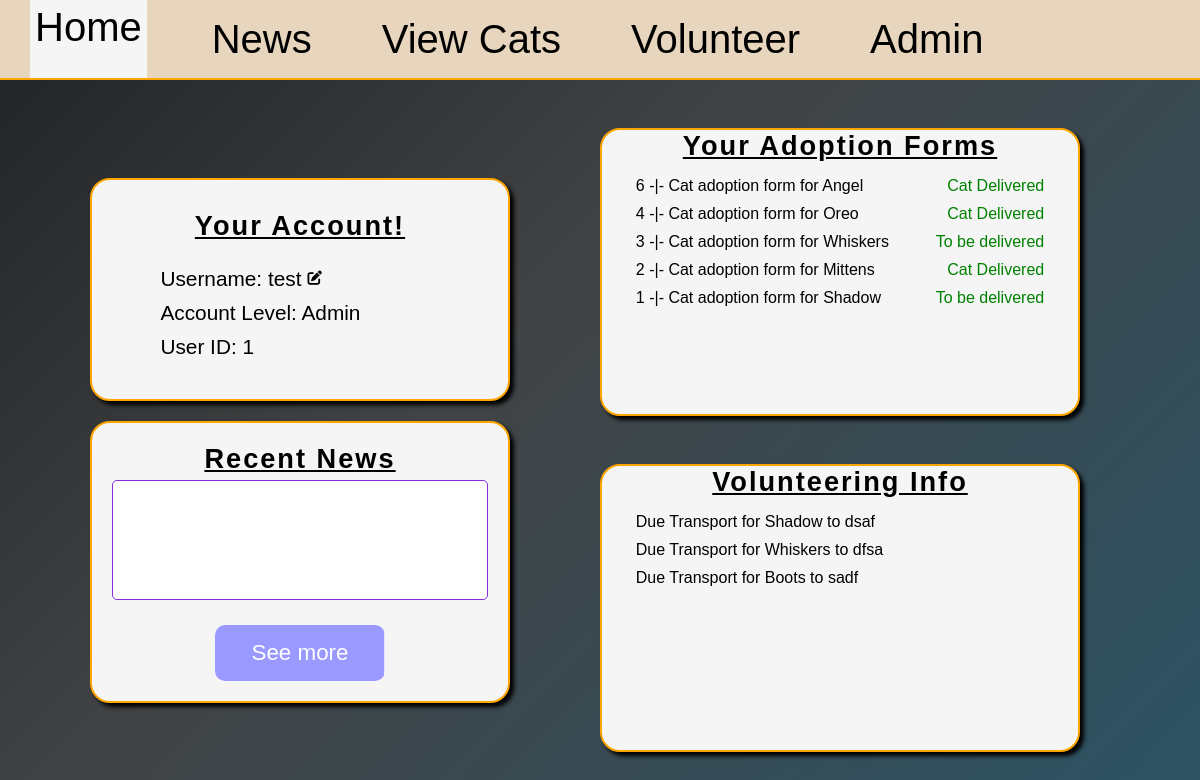
Page /home/1 on the earlier database version.
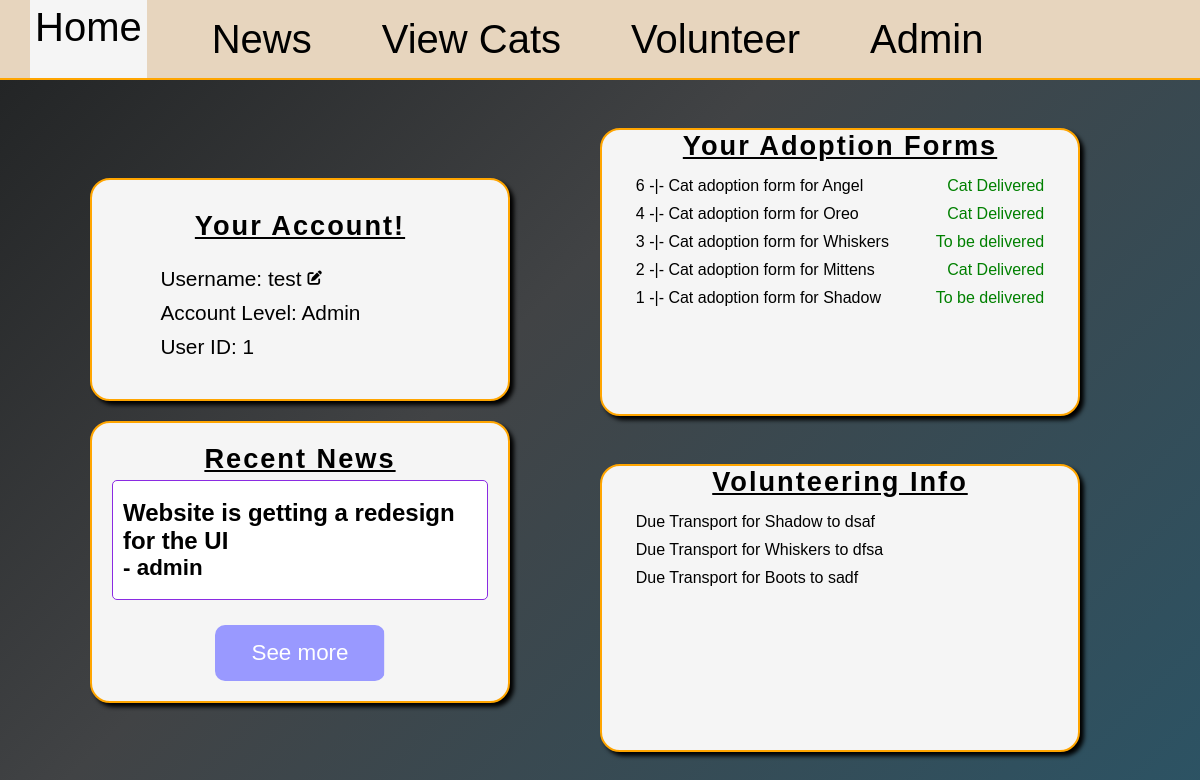
Same page on the later database version.
### db_management.py (models this page shows)
class User(db.Model):
    id = db.Column(db.Integer, primary_key=True)
    username = db.Column(db.String(50), nullable=False, unique=True)
    password = db.Column(db.String(50), nullable=False)
    level = db.Column(db.String(50), nullable=False)
    news = db.relationship("News", backref="author", lazy=True)
    forms = db.relationship("AdoptionForm", backref="user", lazy=True)
    volunteer_request = db.relationship(
        "VolunteerRequest", backref="user", lazy=True
    )
    transport = db.relationship("CatTransport", backref="user", lazy=True)

class AdoptionForm(db.Model):
    id = db.Column(db.Integer, primary_key=True)
    address = db.Column(db.String(30), nullable=False)
    other_pets = db.Column(db.Integer, nullable=False)
    reason = db.Column(db.String(100), nullable=False)
    cat_id = db.Column(db.Integer, db.ForeignKey("cat.id"), nullable=False)
    user_id = db.Column(db.Integer, db.ForeignKey("user.id"), nullable=False)
    review = db.relationship(
        "AdoptionFormReview", backref="form", uselist=False
    )

class Cat(db.Model):
    id = db.Column(db.Integer, primary_key=True)
    name = db.Column(db.String(25), nullable=False)
    bio = db.Column(db.String(100), nullable=False)
    age = db.Column(db.Integer, nullable=False)
    gender = db.Column(db.String(1), nullable=False)
    image = db.Column(db.String(100))
    room = db.Column(db.String(2))
    adopted = db.Column(db.Boolean, nullable=False, default=False)
    forms = db.relationship("AdoptionForm", backref="cat", lazy=True)
    transport = db.relationship(
        "CatTransport", backref="cat", lazy=True, uselist=False
    )

class AdoptionFormReview(db.Model):
    id = db.Column(db.Integer, primary_key=True)
    status = db.Column(db.String(30), nullable=False)
    reason = db.Column(db.String(30))
    form_id = db.Column(
        db.Integer,
        db.ForeignKey("adoption_form.id"),
        unique=True,
        nullable=False,
    )

class News(db.Model):
    id = db.Column(db.Integer, primary_key=True)
    headline = db.Column(db.String(50), nullable=False, unique=True)
    description = db.Column(db.String(250), nullable=False, unique=True)
    author_id = db.Column(db.Integer, db.ForeignKey("user.id"), nullable=False)

### main.py (the view)
@app.route("/home/<int:id>", methods=["GET", "POST"])
def home(id):
    user = User.query.filter(User.id == id).first()
    form = UsernameForm()
    newest_news = News.query.order_by(News.id.desc()).first()
    user_adoptions = AdoptionForm.query.filter(AdoptionForm.user_id == id).all()
    transport_reviews = AdoptionFormReview.query.filter(
        AdoptionFormReview.status == "To be delivered",
    ).all()
    due_transports = []
    for review in transport_reviews:
        due_transports.append(review.form)
    user_applications = (
        VolunteerRequest.query.filter(VolunteerRequest.user_id == id)
        .order_by(VolunteerRequest.user_id.desc())
        .all()
    )
    if form.validate_on_submit():
        form_username = form.username.data
        found_user = User.query.filter(User.username == form_username).first()
        if found_user and form_username != user.username:
            form.username.data = user.username
            return render_template(
                "home.html",
                applications=user_applications,
                user=user,
                form=form,
                error="exists",
                news=newest_news,
                adoptions=user_adoptions,
                transports=due_transports,
            )
        else:
            user.username = form_username
            db.session.commit()
            return redirect(url_for("home", id=user.id))
    else:
        form.username.data = user.username
        return render_template(
            "home.html",
            applications=user_applications,
            user=user,
            form=form,
            error="none",
            news=newest_news,
            adoptions=user_adoptions,
            transports=due_transports,
        )

### templates/home.html (shortened to what this page needs)
{% extends "base.html" %}
{% block style %}
<link rel="stylesheet" href="{{ url_for('static', filename='home.css') }}">
<link rel="stylesheet" href="https://cdnjs.cloudflare.com/ajax/libs/font-awesome/6.5.0/css/all.min.css">
{% endblock %}
{% block content %}
<main>
	<section id="section-1">
	<div id="profile-div" class="page-div">
		<div id="details">
			<h2>Your Account!</h2>
			<p id="error" class="{{ error }}"></p>
			<div id="username-div">
				<p class="account-detail" id="username-show">Username: {{ user.username }}</p>
				<i class="fas fa-pen-to-square account-detail" id="edit"></i>
			</div>
			<p class="account-detail">Account Level: {{ user.level|capitalize }}</p>
			<p class="account-detail">User ID: {{ user.id }}</p>
		</div>
	</div>
	<div id="news-div" class="page-div">
		<h2>Recent News</h2>
		<div id="newest-news">
			{% if news %}
			<h3>{{ news.headline }}</h3>
			<h4>- {{ news.author.username }}</h4>
			{% else %}
			<h3></h3><h4></h4>
			{% endif %}
		</div>
		<a href="/news/{{ user.id }}" id="news-btn" class="page-link-btn">See more</a>
	</div>
	</section>
	<section id="section-2">
	<div id="adoptions-div" class="page-div">
		<h2>Your Adoption Forms</h2>
		<div id="user-adoptions">
			{% if adoptions %}
			{% for form in adoptions|reverse %}
			<div class="cat-form">
				<p class="form-link cat-adoption" id="{{ form.id }}">{{ form.id }} -|- Cat adoption form for {{ form.cat.name }}</p>
				{% if form.review %}
					{% if form.review.status=="Declined" %}
						<p class="denied">{{ form.review.status }}</p>
					{% else %}
						<p class="accepted">{{ form.review.status }}</p>
					{% endif %}
				{% endif %}
			</div>
			{% endfor %}
			{% else %}
			<p class="no-adoptions">Oh no! You don't have any adoption forms.</p>
			<p class="no-adoptions">Would you like to submit one?</p>
			<a href="/cats/{{ user.id}}" class="page-link-btn" id="adoption-btn">See cats</a>
			{% endif %}
		</div>
	</div>
	<div class="page-div" id="volunteer-div">
		<h2>Volunteering Info</h2>
		{% if user.level == "user" and applications|length == 0 %}
		<p class="not-volunteer">Oh no! It seems you aren't a volunteer!</p>
		<p class="not-volunteer">Our mission is made achievable by our volunteers.</p>
		<p class="not-volunteer">Would you like to help us?</p>
		<a href="/become_volunteer/{{ user.id }}" class="page-link-btn" id="volunteer-btn">Apply now</a>
		{% elif user.level == "volunteer" or user.level == "admin" %}
		<div id="due-transports">
			{% for form in transports %}
			<div class="transport-div">
				<a class="due-transport" href="/is_volunteer/{{ user.id }}/{{ form.id }}">Due Transport for {{ form.cat.name }} to {{ form.address }}</a>
			</div>
			{% endfor %}
		</div>
		{% endif %}
	</div>
	</section>
</main>
{% endblock %}

### templates/base.html (shortened to what this page needs)
<!doctype html>
<html>
	<head>
		<link
			rel="stylesheet"
			href="{{ url_for('static', filename='styles.css') }}"
		/>
		{% block style %}{% endblock %}
	</head>
	<body>
		{% if user %}
		<header>
			<a href="/home/{{ user.id }}" id="header-home">Home</a>
			<a href="/news/{{ user.id }}" id="header-news">News</a>
			<a href="/cats/{{ user.id }}" id="header-cats">View Cats</a>
			{% if user.level == "user" %}
			<a href="/become_volunteer/{{ user.id }}" id="header-volunteer"
				>Volunteer</a
			>
			{% else %}
			<a href="/is_volunteer/{{ user.id }}/0" id="header-volunteer"
				>Volunteer</a
			>
			{% endif %} {% if user.level == "admin" %}
			<a href="/admin/{{ user.id }}" id="header-admin">Admin</a>
			{% endif %}
		</header>
		{% endif %} {% block content %}{% endblock %}
	</body>
</html>

### static/styles.css (style rules this page uses)
* { margin: 0; padding: 0; box-sizing: border-box; font-family: Arial, Helvetica, sans-serif; }
html, body { width: 100vw; height: 100vh; font-size: 16px; }
body { background: linear-gradient(135deg, #232526 0%, #414345 40%, #2c5364 100%); background-repeat: no-repeat; background-size: 100% 100%; background-attachment: fixed; }
header { width: 100%; height: 10%; background-color: rgb(231, 213, 190); display: flex; align-items: center; border-bottom: 2px solid orange; }
header a { font-size: 2.5rem; text-align: center; padding: 5px; margin-left: 30px; margin-right: 30px; position: relative; display: inline-block; text-decoration: none; color: black; }
header a::after { content: ''; position: absolute; left: 0; bottom: 0; width: 0; height: 3px; background: orange; transition: width 0.3s; }
.selected { height: 100%; background-color: whitesmoke; }
.page-link-btn { color: white; background: linear-gradient(90deg, #ff9900 50%, #9999ff 50%); background-size: 200% 100%; background-position: right; transition: background-position 0.3s ease; border-radius: 10px; display: flex; align-items: center; justify-content: center; text-decoration: none; }
#error { color: #884444; padding: 10px; }

### static/home.css (style rules this page uses)
body { overflow: hidden; }
main { display: flex; justify-content: center; align-items: center; width: 100%; height: 90%; background: linear-gradient(135deg, #232526 0%, #414345 40%, #2c5364 100%); }
.page-div { border: solid orange 2px; border-radius: 20px; transition: 0.3s ease-in-out; box-shadow: 4px 4px 4px black; background-color: whitesmoke; }
#section-1 { width: 40vw; height: 100%; display: flex; flex-direction: column; align-items: center; justify-content: center; }
#section-2 { width: 50vw; height: 100%; display: flex; flex-direction: column; align-items: center; justify-content: space-evenly; }
h2 { font-size: 1.7rem; text-decoration: underline; font-weight: 900; letter-spacing: 2px; margin-bottom: 5px; }
h3 { width: 100%; font-size: 1.8rem; }
#newest-news h3 { font-size: 1.5rem; }
h4 { width: 100%; font-size: 1.4rem; }
#profile-div { width: 35vw; padding: 20px; display: flex; flex-direction: column; align-items: center; }
#details { padding: 5px; display: flex; flex-direction: column; align-items: center; margin: 5px; border-radius: 10px; width: 90%; }
.account-detail { font-size: 1.3rem; margin-bottom: 10px; text-align: left; width: 85%; }
#username-div { width: 85%; display: flex; justify-content: left; align-items: center; }
#username-div .account-detail { width: auto; margin-right: 6px; }
#username-div i { font-size: 0.9rem; }
#news-div { margin-top: 20px; width: 35vw; display: flex; flex-direction: column; justify-content: center; align-items: center; padding: 20px; }
#newest-news { width: 100%; height: 15vh; max-height: 15vh; display: flex; flex-direction: column; justify-content: center; background-color: white; padding: 10px; border-radius: 5px; border: 1px solid blueviolet; }
#news-btn { margin-top: 25px; width: 45%; font-size: 1.4rem; height: 7vh; }
#adoptions-div, #volunteer-div { width: 40vw; height: 40%; display: flex; flex-direction: column; align-items: center; }
#volunteer-div { height: 40%; }
#user-adoptions, #user-applications, #due-transports { width: 90%; padding: 5px; max-height: 30vh; overflow: auto; display: grid; }
.cat-form, .application-div, .transport-div { padding: 5px; width: 100%; border-radius: 7px; display: flex; align-items: center; justify-content: space-between; }
.form-link, .application-link, .due-transport { text-decoration: none; color: black; }
.accepted { color: green; }

Differences in the rows shown:
added News: headline "Website is getting a redesign for the UI"
now on this page (row unchanged): User: author.username "admin"
